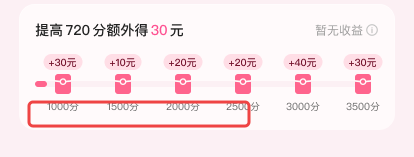
#> input picture .claude/skills/uicheck_pro/outputs/issue_3_dev.png, 414 x 157 px, given in place of 1778219738661-mfdoa3-dev_screenshot.png, which was not available
$ python gen_screenshots.py
#> lines starting #> are read from the running program, lines starting #| are printed output that depends on the picture; pictures that were not available may be replaced by others from this repository, and a replacement may not be noted
from PIL import Image, ImageDraw
import os

DEV_PATH = '/Users/jinhui/Desktop/claudeprog/designer-platform/inputs/uicheck/1778219738661-mfdoa3-dev_screenshot.png'
DESIGN_PATH = '/Users/jinhui/Desktop/claudeprog/designer-platform/inputs/uicheck/1778219738671-0ygka4-design_mockup.png'
OUTPUT_DIR = '/Users/jinhui/Desktop/claudeprog/.claude/skills/uicheck_pro/outputs'

dev_img = Image.open(DEV_PATH)
#> dev_img is the input picture: PIL image 414x157 RGBA; mean R, G, B, A 249.7, 233.1, 236.5, 255
design_img = Image.open(DESIGN_PATH)
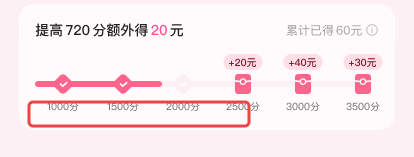
#> input picture .claude/skills/uicheck_pro/outputs/issue_3_design.png, 414 x 157 px, given in place of 1778219738671-0ygka4-design_mockup.png, which was not available
#> design_img is the input picture: PIL image 414x157 RGBA; mean R, G, B, A 250, 234.2, 237.4, 255

DEV_W, DEV_H = dev_img.size  # 828, 1796
#> DEV_W = 414; DEV_H = 157
DES_W, DES_H = design_img.size  # 828, 1782
#> DES_W = 414; DES_H = 157

RED = (255, 0, 0)
LINE_W = 3

def crop_and_box(src, region, box_rel, label_text=None):
#> called with region = (0, 0, 828, 520), box_rel = (200, 40, 780, 500), label_text = '人物形象缺失'
    x1, y1, x2, y2 = region
    crop = src.crop((x1, y1, x2, y2))
    bx1 = box_rel[0] - x1
    by1 = box_rel[1] - y1
    bx2 = box_rel[2] - x1
    by2 = box_rel[3] - y1
    draw = ImageDraw.Draw(crop)
    draw.rectangle([bx1, by1, bx2, by2], outline=RED, width=LINE_W)
    if label_text:
        draw.text((bx1 + 4, by1 - 18), label_text, fill=RED)
    return crop

def save(img, name):
#> called with name = 'issue_1_dev.png'
    path = os.path.join(OUTPUT_DIR, name)
    img.save(path)
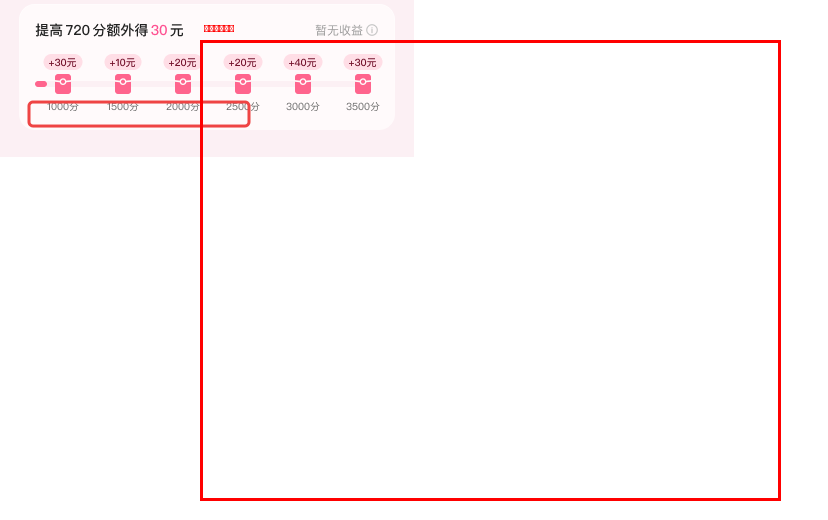
#> saved as issue_1_dev.png: PIL image 828x520 RGBA; mean R, G, B, A 40.8, 34.6, 35.1, 41.6; transparent parts drawn white
    print(f'Saved: {path} ({img.size})')
#| Saved: /Users/jinhui/Desktop/claudeprog/.claude/skills/uicheck_pro/outputs/issue_1_dev.png ((828, 520))

# Issue 1: Banner主视觉区域插画人物形象缺失
# Dev: 人物形象缺失，框Banner顶部区域显示缺失位置
# Design: 框人物插画形象

# Dev: Banner region - top area where the character should be
dev_banner_region = (0, 0, 828, 520)
dev_banner_box = (200, 40, 780, 500)  # area where character is missing

# Design: Character illustration in banner
design_banner_region = (0, 0, 828, 580)
design_person_box = (280, 30, 780, 520)  # the character illustration area

save(crop_and_box(dev_img, dev_banner_region, dev_banner_box, "人物形象缺失"), 'issue_1_dev.png')
save(crop_and_box(design_img, design_banner_region, design_person_box, "人物插画"), 'issue_1_design.png')
#| Saved: /Users/jinhui/Desktop/claudeprog/.claude/skills/uicheck_pro/outputs/issue_1_design.png ((828, 580))

# Issue 2: Banner礼物盒装饰图案缺失
# Dev: gift box missing, box the area where it should be
# Design: box the gift box decoration

dev_gift_region = (0, 0, 828, 520)
dev_gift_box = (20, 100, 280, 400)  # left area where gift box is missing

design_gift_region = (0, 0, 828, 580)
design_gift_box = (20, 100, 260, 460)  # gift box decoration area on left

save(crop_and_box(dev_img, dev_gift_region, dev_gift_box, "礼物盒缺失"), 'issue_2_dev.png')
#| Saved: /Users/jinhui/Desktop/claudeprog/.claude/skills/uicheck_pro/outputs/issue_2_dev.png ((828, 520))
save(crop_and_box(design_img, design_gift_region, design_gift_box, "礼物盒装饰"), 'issue_2_design.png')
#| Saved: /Users/jinhui/Desktop/claudeprog/.claude/skills/uicheck_pro/outputs/issue_2_design.png ((828, 580))

# Issue A1: Banner渐变背景色调疑似偏移
# Both: box the full banner gradient background area

dev_gradient_region = (0, 0, 828, 520)
dev_gradient_box = (0, 0, 828, 520)  # full banner background

design_gradient_region = (0, 0, 828, 580)
design_gradient_box = (0, 0, 828, 580)  # full banner background

save(crop_and_box(dev_img, dev_gradient_region, dev_gradient_box, "渐变背景"), 'issue_A1_dev.png')
#> in save (call 5), `img.save(path)`:
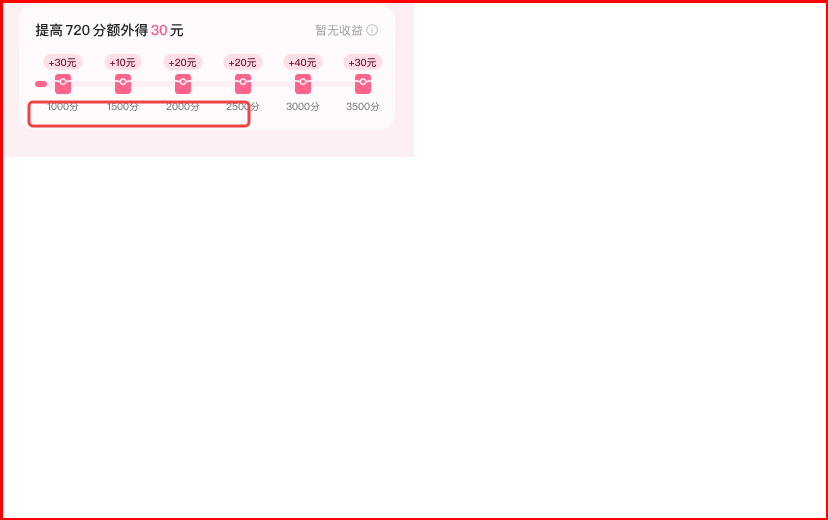
#> saved as issue_A1_dev.png: PIL image 828x520 RGBA; mean R, G, B, A 40.7, 34.2, 34.7, 41.5; transparent parts drawn white
#| Saved: /Users/jinhui/Desktop/claudeprog/.claude/skills/uicheck_pro/outputs/issue_A1_dev.png ((828, 520))
save(crop_and_box(design_img, design_gradient_region, design_gradient_box, "渐变背景"), 'issue_A1_design.png')
#> in save (call 6), `img.save(path)`:
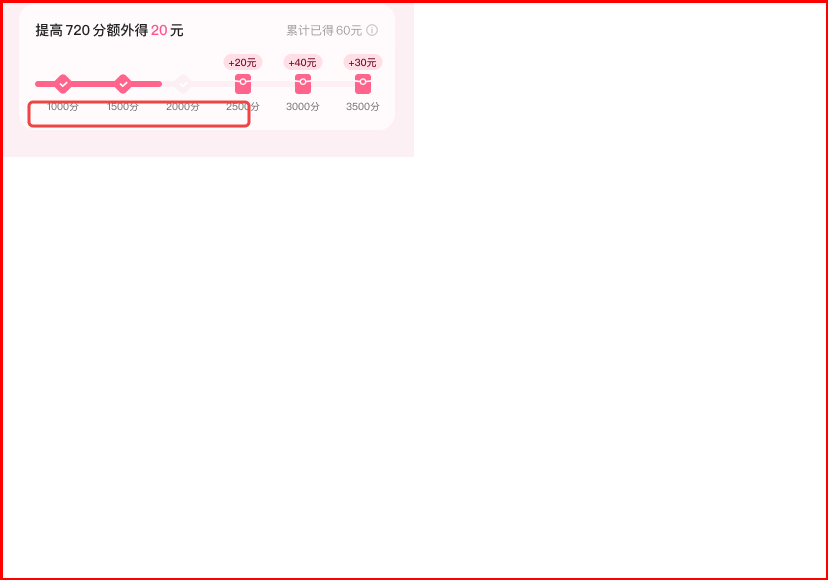
#> saved as issue_A1_design.png: PIL image 828x580 RGBA; mean R, G, B, A 36.7, 30.8, 31.3, 37.3; transparent parts drawn white
#| Saved: /Users/jinhui/Desktop/claudeprog/.claude/skills/uicheck_pro/outputs/issue_A1_design.png ((828, 580))

# Issue A2: 奖励阶梯列表卡片图标风格疑似不一致
# Both: box the reward tier list area with icons

dev_list_region = (0, 440, 828, 1450)
dev_list_box = (30, 460, 798, 1440)  # the reward list module

design_list_region = (0, 500, 828, 1480)
design_list_box = (30, 520, 798, 1470)  # the reward list module

save(crop_and_box(dev_img, dev_list_region, dev_list_box, "奖励阶梯列表"), 'issue_A2_dev.png')
#> in crop_and_box (call 7), `crop = src.crop((x1, y1, x2, y2))`: crop: PIL image 828x1010 RGBA; every value is 0
#| Saved: /Users/jinhui/Desktop/claudeprog/.claude/skills/uicheck_pro/outputs/issue_A2_dev.png ((828, 1010))
save(crop_and_box(design_img, design_list_region, design_list_box, "奖励阶梯列表"), 'issue_A2_design.png')
#> in crop_and_box (call 8), `crop = src.crop((x1, y1, x2, y2))`: crop: PIL image 828x980 RGBA; every value is 0
#> in save (call 8), `img.save(path)`:
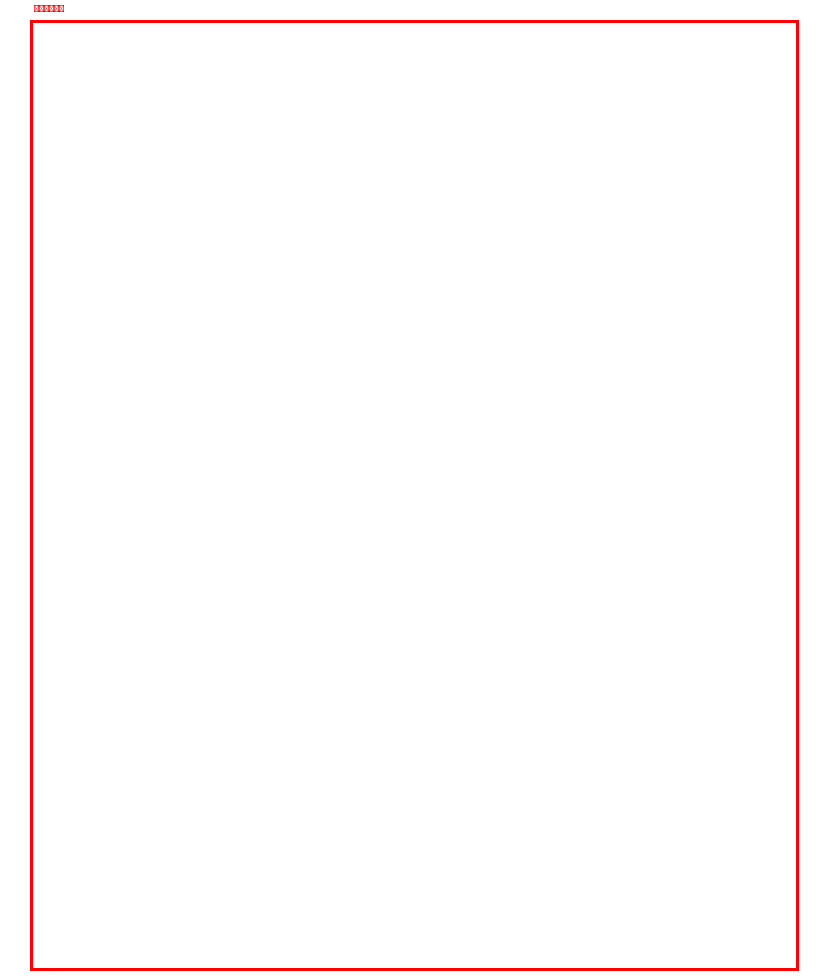
#> saved as issue_A2_design.png: PIL image 828x980 RGBA; mean R, G, B, A 3.3, 0, 0, 3.3; transparent parts drawn white
#| Saved: /Users/jinhui/Desktop/claudeprog/.claude/skills/uicheck_pro/outputs/issue_A2_design.png ((828, 980))

# Issue A3: 底部固定按钮样式疑似偏差
# Both: box the bottom fixed button area

dev_btn_region = (0, 1620, 828, 1796)
dev_btn_box = (200, 1640, 628, 1776)  # bottom button area

design_btn_region = (0, 1620, 828, 1782)
design_btn_box = (200, 1640, 628, 1762)  # bottom button area

save(crop_and_box(dev_img, dev_btn_region, dev_btn_box, "底部按钮"), 'issue_A3_dev.png')
#> in crop_and_box (call 9), `crop = src.crop((x1, y1, x2, y2))`: crop: PIL image 828x176 RGBA; every value is 0
#> in save (call 9), `img.save(path)`:
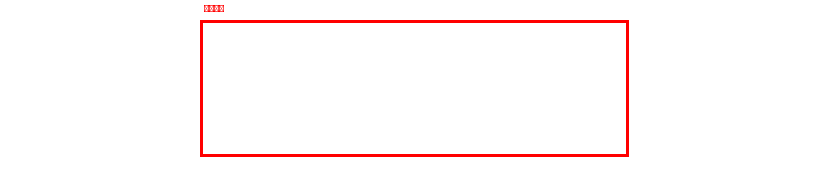
#> saved as issue_A3_dev.png: PIL image 828x176 RGBA; mean R, G, B, A 6.1, 0, 0, 6; transparent parts drawn white
#| Saved: /Users/jinhui/Desktop/claudeprog/.claude/skills/uicheck_pro/outputs/issue_A3_dev.png ((828, 176))
save(crop_and_box(design_img, design_btn_region, design_btn_box, "底部按钮"), 'issue_A3_design.png')
#> in crop_and_box (call 10), `crop = src.crop((x1, y1, x2, y2))`: crop: PIL image 828x162 RGBA; every value is 0
#> in save (call 10), `img.save(path)`:
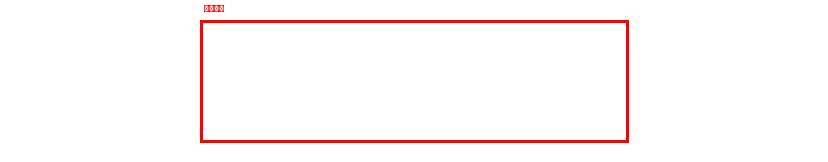
#> saved as issue_A3_design.png: PIL image 828x162 RGBA; mean R, G, B, A 6.5, 0, 0, 6.4; transparent parts drawn white
#| Saved: /Users/jinhui/Desktop/claudeprog/.claude/skills/uicheck_pro/outputs/issue_A3_design.png ((828, 162))

print('\nAll screenshots generated successfully!')
